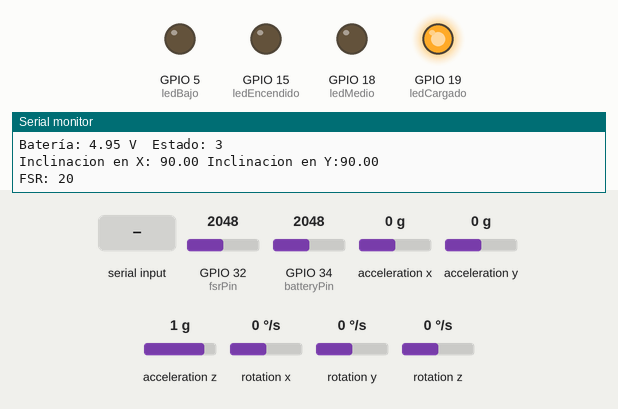
This sketch was run on a simulated ESP32. On the bench: output pins drawn as LEDs (lit = HIGH), the last lines printed to the serial monitor. The test bench sets the inputs (shaded band); at power-on: GPIO 34 (batteryPin) = 2048, GPIO 32 (fsrPin) = 2048, acceleration x 0 g, acceleration y 0 g, acceleration z 1 g, rotation x 0 °/s, rotation y 0 °/s, rotation z 0 °/s. Nothing arrives over Bluetooth unless stated.

Above: at 1.3 s.
1.4 s: GPIO 34 (batteryPin) set to 1704
2.9 s: GPIO 34 (batteryPin) set to 1621
At 4.3 s:
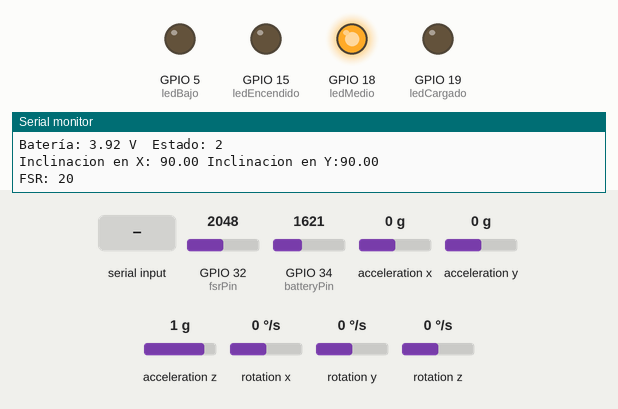
4.6 s: GPIO 34 (batteryPin) set to 1571
6.1 s: GPIO 34 (batteryPin) set to 1459
At 7.0 s:
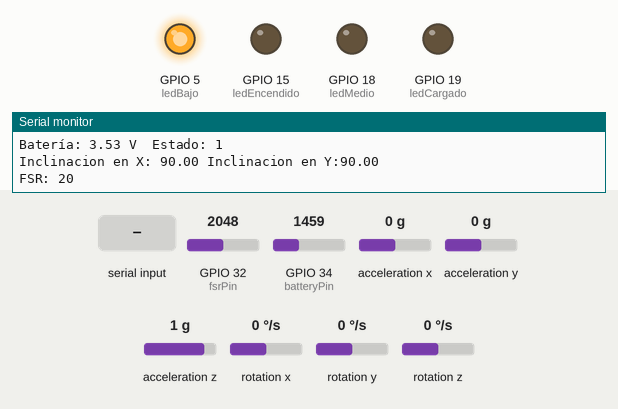
9.9 s: "90,45\n" received over the second serial link
Timing chart, 0 to 12.4 s (numbered marks = the images above; inputs shaded):
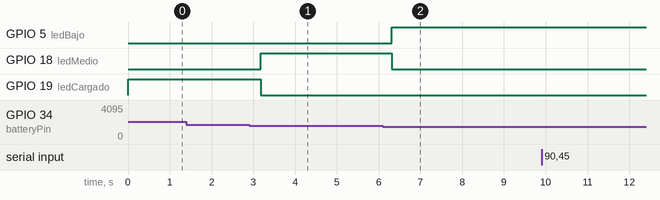

Measured:
- the behaviour switches between 1655 and 1654 on GPIO 34 (batteryPin) (found by bisection; images 0 and 1)
- the behaviour switches between 1531 and 1530 on GPIO 34 (batteryPin) (found by bisection; images 1 and 2)
- after the input at 2.9 s, GPIO 18 (ledMedio): LOW → HIGH after 0.27 s; GPIO 19 (ledCargado): HIGH → LOW after 0.27 s
- after the input at 6.1 s, GPIO 5 (ledBajo): LOW → HIGH after 0.21 s; GPIO 18 (ledMedio): HIGH → LOW after 0.21 s

The sketch:

Codigo_Remoov.ino
```cpp
 // Librerias
#include "I2Cdev.h"
#include "MPU6050.h"
#include "Wire.h"
#include "BluetoothSerial.h"

// Crear objeto Bluetooth
BluetoothSerial SerialBT;
MPU6050 sensor;

// Valores RAW del acelerometro
int16_t ax, ay, az;
const int fsrPin = 32, batteryPin= 34;    // Pin de FSR y lectura Nivel de batería
const float R1 = 100000.0, R2 = 50000.0;     // Resistencia superior e inferior (ohmios)
const float ADCmax = 4095.0;   // Resolución ADC ESP32 (12 bits)
const float Vref = 3.3;        // Voltaje de referencia ADC
const int ledCargado = 19, ledMedio = 18, ledBajo = 5, ledEncendido = 15;  // LEDs de bateria
float angMin = 9999, angMax = -9999, radio = 0.15;
unsigned long lastMeasureTime = 0;  // Tiempo de última medición
const unsigned long interval = 20000;  // 20 segundos

// --- FUNCIÓN PARA LEER Y CLASIFICAR ESTADO DE BATERÍA ---
float readBatteryVoltage() {
  int raw = analogRead(batteryPin);
  float v_adc = (raw / ADCmax) * Vref;            // Voltaje en el pin ADC
  float v_bat = v_adc * (R1 + R2) / R2;           // Corrige por divisor
  return v_bat;
}

int batteryStatus(float v_bat) {
  if (v_bat >= 4.0) return 3;
  else if (v_bat >= 3.7) return 2;
  else if (v_bat >= 3.5) return 1;
  else return 0;
}
void updateBatteryLEDs(int estado) {
  digitalWrite(ledCargado, LOW);
  digitalWrite(ledMedio, LOW);
  digitalWrite(ledBajo, LOW);

  if (estado == 3) digitalWrite(ledCargado, HIGH);
  else if (estado == 2) digitalWrite(ledMedio, HIGH);
  else digitalWrite(ledBajo, HIGH);
}

void setup() {
  Serial.begin(9600);
  Wire.begin();           //Iniciando I2C
  SerialBT.begin("ESP32");
  sensor.initialize();    //Iniciando el sensor

  if (sensor.testConnection()) Serial.println("Sensor iniciado correctamente");
  else Serial.println("Error al iniciar el sensor");

  // pines
  pinMode(fsrPin, INPUT);
  pinMode(ledCargado, OUTPUT);
  pinMode(ledMedio, OUTPUT);
  pinMode(ledBajo, OUTPUT);
  pinMode(ledEncendido, OUTPUT);
}

void loop() {
  // Leer voltaje de batería
  float vbat = readBatteryVoltage();
  int estadoBat = batteryStatus(vbat);

  // Mostrar por monitor serial
  Serial.print("Batería: ");
  Serial.print(vbat, 2);
  Serial.print(" V  Estado: ");
  Serial.println(estadoBat);
  // ---- Actualizar LEDs según estado ----
  updateBatteryLEDs(estadoBat);

  // Leer las aceleraciones
  sensor.getAcceleration(&ax,&ay,&az);
  //Calcular los angulos de inclinacion:
  float accel_ang_x=atan(ax/sqrt(pow(ay,2) + pow(az,2)))*(180.0/3.14)+90;
  float accel_ang_y=atan(ay/sqrt(pow(ax,2) + pow(az,2)))*(180.0/3.14)+90;
  // --- Actualizar ángulos extremos ---
  if (accel_ang_x < angMin) angMin = accel_ang_y;
  if (accel_ang_x > angMax) angMax = accel_ang_y;

  int fsrValue = analogRead(fsrPin)/100;

  //Mostrar angulos y fuerza
  Serial.print("Inclinacion en X: ");
  Serial.print(accel_ang_x);
  Serial.print(" Inclinacion en Y:");
  Serial.println(accel_ang_y);
  Serial.print("FSR: ");
  Serial.println(fsrValue);


  // Enviar por Bluetooth
  SerialBT.print(fsrValue);
  SerialBT.print("?");
  SerialBT.print(accel_ang_y);
  SerialBT.print("?");
  SerialBT.println(estadoBat);
  SerialBT.print("?");
  if (millis() - lastMeasureTime >= interval) {
    float deltaAng = abs(angMax - angMin);         // Diferencia angular (°)
    float arco = radio * (deltaAng * PI / 180.0);  // Longitud del arco (m)
    Serial.print("Longitud del arco: ");
    Serial.print(arco, 3);
    Serial.println(" m");

    SerialBT.println(arco, 3);

    // Reiniciar medición
    angMin = 9999;
    angMax = -9999;
    lastMeasureTime = millis();
  }

  if (SerialBT.available()) {
    String dato = SerialBT.readStringUntil('\n');  // Leer hasta salto de línea
    dato.trim();  // Elimina espacios o retornos
    float nuevoRadio = dato.toFloat();
    if (nuevoRadio > 0) {
      radio = nuevoRadio;
      Serial.print("Nuevo radio recibido: ");
      Serial.print(radio);
      Serial.println(" m");
    }
  }
  delay(500);
}
```
